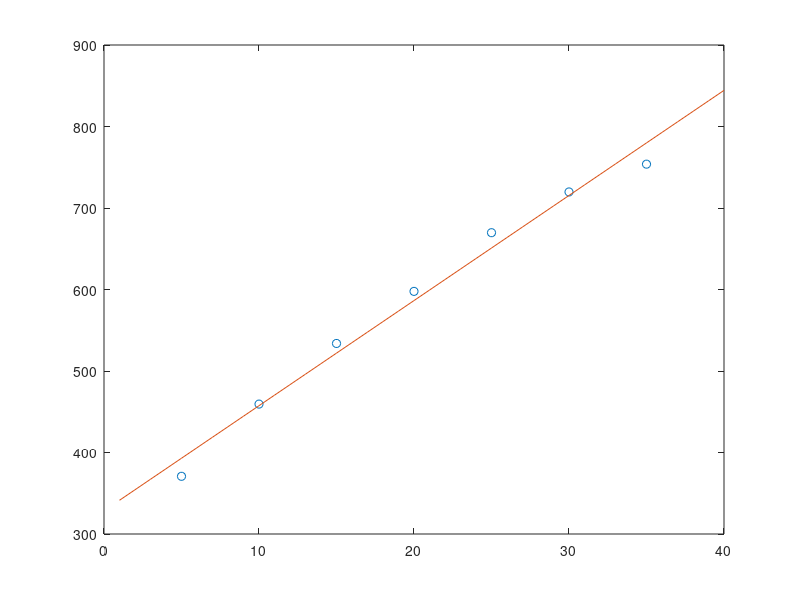

Reproduce this figure in MATLAB.
%Line fitting

years=5:5:35;
salary=[370.8 459.4 533.8 597.7 669.7 719.7 753.8];

X=ones(1, length(years));
X=[years;X];

X=X';
y=salary';

p=pinv(X)*y;

xx=1:1:40;

plot(years,salary,'o',xx,xx*p(1)+p(2))
